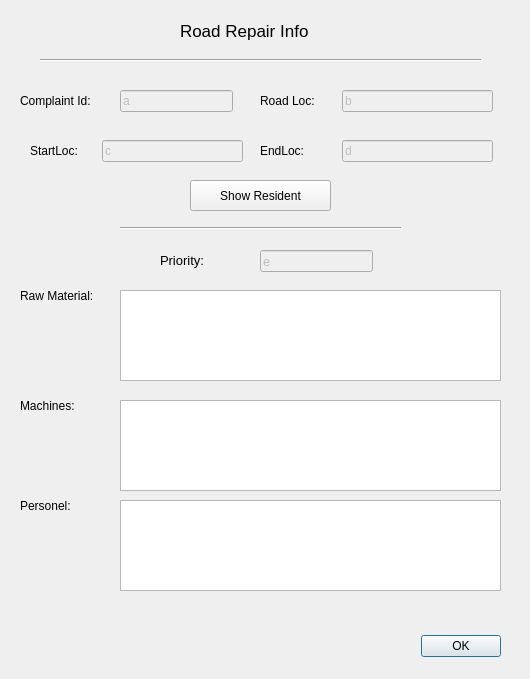
<?xml version="1.0" encoding="UTF-8"?>
<ui version="4.0">
 <class>ShowInfo</class>
 <widget class="QDialog" name="ShowInfo">
  <property name="geometry">
   <rect>
    <x>0</x>
    <y>0</y>
    <width>530</width>
    <height>679</height>
   </rect>
  </property>
  <property name="font">
   <font>
    <pointsize>9</pointsize>
   </font>
  </property>
  <property name="windowTitle">
   <string>Dialog</string>
  </property>
  <widget class="QDialogButtonBox" name="buttonBox">
   <property name="geometry">
    <rect>
     <x>410</x>
     <y>630</y>
     <width>91</width>
     <height>32</height>
    </rect>
   </property>
   <property name="orientation">
    <enum>Qt::Horizontal</enum>
   </property>
   <property name="standardButtons">
    <set>QDialogButtonBox::Ok</set>
   </property>
  </widget>
  <widget class="QLabel" name="label">
   <property name="geometry">
    <rect>
     <x>180</x>
     <y>10</y>
     <width>191</width>
     <height>41</height>
    </rect>
   </property>
   <property name="font">
    <font>
     <pointsize>13</pointsize>
    </font>
   </property>
   <property name="text">
    <string>Road Repair Info</string>
   </property>
  </widget>
  <widget class="Line" name="line">
   <property name="geometry">
    <rect>
     <x>40</x>
     <y>50</y>
     <width>441</width>
     <height>20</height>
    </rect>
   </property>
   <property name="orientation">
    <enum>Qt::Horizontal</enum>
   </property>
  </widget>
  <widget class="QLabel" name="label_3">
   <property name="geometry">
    <rect>
     <x>20</x>
     <y>90</y>
     <width>91</width>
     <height>21</height>
    </rect>
   </property>
   <property name="text">
    <string>Complaint Id:</string>
   </property>
  </widget>
  <widget class="QLineEdit" name="idInput">
   <property name="enabled">
    <bool>false</bool>
   </property>
   <property name="geometry">
    <rect>
     <x>120</x>
     <y>90</y>
     <width>113</width>
     <height>22</height>
    </rect>
   </property>
   <property name="text">
    <string>a</string>
   </property>
  </widget>
  <widget class="QLabel" name="label_4">
   <property name="geometry">
    <rect>
     <x>260</x>
     <y>90</y>
     <width>71</width>
     <height>21</height>
    </rect>
   </property>
   <property name="text">
    <string>Road Loc:</string>
   </property>
  </widget>
  <widget class="QLineEdit" name="roadInput">
   <property name="enabled">
    <bool>false</bool>
   </property>
   <property name="geometry">
    <rect>
     <x>342</x>
     <y>90</y>
     <width>151</width>
     <height>22</height>
    </rect>
   </property>
   <property name="text">
    <string>b</string>
   </property>
  </widget>
  <widget class="QLabel" name="label_5">
   <property name="geometry">
    <rect>
     <x>30</x>
     <y>140</y>
     <width>91</width>
     <height>21</height>
    </rect>
   </property>
   <property name="text">
    <string>StartLoc:</string>
   </property>
  </widget>
  <widget class="QLineEdit" name="startInput">
   <property name="enabled">
    <bool>false</bool>
   </property>
   <property name="geometry">
    <rect>
     <x>102</x>
     <y>140</y>
     <width>141</width>
     <height>22</height>
    </rect>
   </property>
   <property name="text">
    <string>c</string>
   </property>
  </widget>
  <widget class="QLabel" name="label_6">
   <property name="geometry">
    <rect>
     <x>260</x>
     <y>140</y>
     <width>91</width>
     <height>21</height>
    </rect>
   </property>
   <property name="text">
    <string>EndLoc:</string>
   </property>
  </widget>
  <widget class="QLineEdit" name="endInput">
   <property name="enabled">
    <bool>false</bool>
   </property>
   <property name="geometry">
    <rect>
     <x>342</x>
     <y>140</y>
     <width>151</width>
     <height>22</height>
    </rect>
   </property>
   <property name="text">
    <string>d</string>
   </property>
  </widget>
  <widget class="Line" name="line_2">
   <property name="geometry">
    <rect>
     <x>120</x>
     <y>220</y>
     <width>281</width>
     <height>16</height>
    </rect>
   </property>
   <property name="orientation">
    <enum>Qt::Horizontal</enum>
   </property>
  </widget>
  <widget class="QLineEdit" name="priorityInput">
   <property name="enabled">
    <bool>false</bool>
   </property>
   <property name="geometry">
    <rect>
     <x>260</x>
     <y>250</y>
     <width>113</width>
     <height>22</height>
    </rect>
   </property>
   <property name="font">
    <font>
     <pointsize>10</pointsize>
    </font>
   </property>
   <property name="text">
    <string>e</string>
   </property>
  </widget>
  <widget class="QLabel" name="label_7">
   <property name="geometry">
    <rect>
     <x>160</x>
     <y>250</y>
     <width>91</width>
     <height>21</height>
    </rect>
   </property>
   <property name="font">
    <font>
     <pointsize>10</pointsize>
    </font>
   </property>
   <property name="text">
    <string>Priority:</string>
   </property>
  </widget>
  <widget class="QPushButton" name="residentBtn">
   <property name="geometry">
    <rect>
     <x>190</x>
     <y>180</y>
     <width>141</width>
     <height>31</height>
    </rect>
   </property>
   <property name="text">
    <string>Show Resident</string>
   </property>
  </widget>
  <widget class="QLabel" name="label_2">
   <property name="geometry">
    <rect>
     <x>20</x>
     <y>280</y>
     <width>91</width>
     <height>31</height>
    </rect>
   </property>
   <property name="text">
    <string>Raw Material:</string>
   </property>
  </widget>
  <widget class="QTextBrowser" name="rawMaterialInput">
   <property name="geometry">
    <rect>
     <x>120</x>
     <y>290</y>
     <width>381</width>
     <height>91</height>
    </rect>
   </property>
  </widget>
  <widget class="QTextBrowser" name="MachinesInput">
   <property name="geometry">
    <rect>
     <x>120</x>
     <y>400</y>
     <width>381</width>
     <height>91</height>
    </rect>
   </property>
  </widget>
  <widget class="QLabel" name="label_8">
   <property name="geometry">
    <rect>
     <x>20</x>
     <y>390</y>
     <width>91</width>
     <height>31</height>
    </rect>
   </property>
   <property name="text">
    <string>Machines:</string>
   </property>
  </widget>
  <widget class="QTextBrowser" name="PersonelInput">
   <property name="geometry">
    <rect>
     <x>120</x>
     <y>500</y>
     <width>381</width>
     <height>91</height>
    </rect>
   </property>
  </widget>
  <widget class="QLabel" name="label_9">
   <property name="geometry">
    <rect>
     <x>20</x>
     <y>490</y>
     <width>91</width>
     <height>31</height>
    </rect>
   </property>
   <property name="text">
    <string>Personel:</string>
   </property>
  </widget>
 </widget>
 <resources/>
 <connections>
  <connection>
   <sender>buttonBox</sender>
   <signal>accepted()</signal>
   <receiver>ShowInfo</receiver>
   <slot>accept()</slot>
   <hints>
    <hint type="sourcelabel">
     <x>248</x>
     <y>254</y>
    </hint>
    <hint type="destinationlabel">
     <x>157</x>
     <y>274</y>
    </hint>
   </hints>
  </connection>
  <connection>
   <sender>buttonBox</sender>
   <signal>rejected()</signal>
   <receiver>ShowInfo</receiver>
   <slot>reject()</slot>
   <hints>
    <hint type="sourcelabel">
     <x>316</x>
     <y>260</y>
    </hint>
    <hint type="destinationlabel">
     <x>286</x>
     <y>274</y>
    </hint>
   </hints>
  </connection>
 </connections>
</ui>
